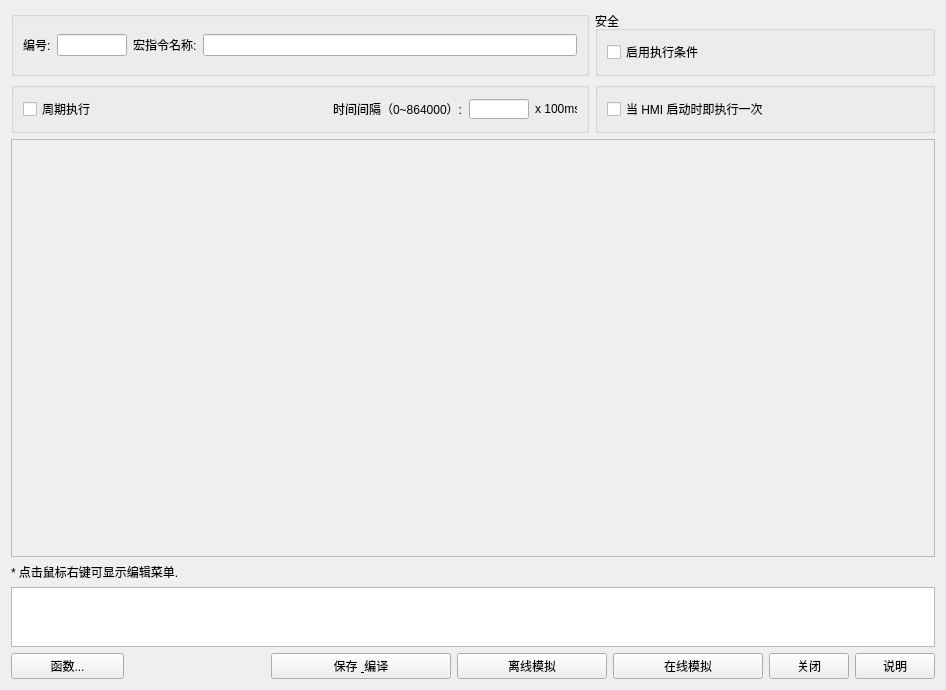
<?xml version="1.0" encoding="UTF-8"?>
<ui version="4.0">
 <class>MacroEditor</class>
 <widget class="QWidget" name="MacroEditor">
  <property name="geometry">
   <rect>
    <x>0</x>
    <y>0</y>
    <width>946</width>
    <height>690</height>
   </rect>
  </property>
  <property name="windowTitle">
   <string>编辑器</string>
  </property>
  <layout class="QVBoxLayout" name="verticalLayout">
   <item>
    <layout class="QHBoxLayout" name="horizontalLayout_6">
     <item>
      <widget class="QGroupBox" name="groupBox">
       <property name="sizePolicy">
        <sizepolicy hsizetype="Preferred" vsizetype="Preferred">
         <horstretch>0</horstretch>
         <verstretch>0</verstretch>
        </sizepolicy>
       </property>
       <property name="minimumSize">
        <size>
         <width>0</width>
         <height>0</height>
        </size>
       </property>
       <property name="title">
        <string/>
       </property>
       <layout class="QHBoxLayout" name="horizontalLayout">
        <item>
         <widget class="QLabel" name="label">
          <property name="text">
           <string>编号:</string>
          </property>
         </widget>
        </item>
        <item>
         <widget class="QLineEdit" name="macro_index_edit">
          <property name="sizePolicy">
           <sizepolicy hsizetype="Fixed" vsizetype="Fixed">
            <horstretch>0</horstretch>
            <verstretch>0</verstretch>
           </sizepolicy>
          </property>
          <property name="minimumSize">
           <size>
            <width>70</width>
            <height>0</height>
           </size>
          </property>
          <property name="maximumSize">
           <size>
            <width>70</width>
            <height>16777215</height>
           </size>
          </property>
         </widget>
        </item>
        <item>
         <widget class="QLabel" name="label_2">
          <property name="text">
           <string>宏指令名称:</string>
          </property>
         </widget>
        </item>
        <item>
         <widget class="QLineEdit" name="macro_name_edit"/>
        </item>
       </layout>
      </widget>
     </item>
     <item>
      <widget class="QGroupBox" name="groupBox_3">
       <property name="sizePolicy">
        <sizepolicy hsizetype="Fixed" vsizetype="Fixed">
         <horstretch>0</horstretch>
         <verstretch>0</verstretch>
        </sizepolicy>
       </property>
       <property name="minimumSize">
        <size>
         <width>340</width>
         <height>35</height>
        </size>
       </property>
       <property name="title">
        <string>安全</string>
       </property>
       <layout class="QHBoxLayout" name="horizontalLayout_2">
        <item>
         <widget class="QCheckBox" name="macro_enable_checkbox">
          <property name="text">
           <string>启用执行条件</string>
          </property>
         </widget>
        </item>
       </layout>
      </widget>
     </item>
    </layout>
   </item>
   <item>
    <layout class="QHBoxLayout" name="horizontalLayout_7">
     <item>
      <widget class="QGroupBox" name="groupBox_2">
       <property name="title">
        <string/>
       </property>
       <layout class="QHBoxLayout" name="horizontalLayout_4">
        <item>
         <widget class="QCheckBox" name="macro_enable_cycle_checkbox">
          <property name="text">
           <string>周期执行</string>
          </property>
         </widget>
        </item>
        <item>
         <widget class="QLabel" name="macro_cycle_prefix_lab">
          <property name="sizePolicy">
           <sizepolicy hsizetype="Fixed" vsizetype="Preferred">
            <horstretch>0</horstretch>
            <verstretch>0</verstretch>
           </sizepolicy>
          </property>
          <property name="minimumSize">
           <size>
            <width>130</width>
            <height>0</height>
           </size>
          </property>
          <property name="text">
           <string>时间间隔（0~864000）:</string>
          </property>
         </widget>
        </item>
        <item>
         <widget class="QLineEdit" name="macro_cycle_interval_edit">
          <property name="sizePolicy">
           <sizepolicy hsizetype="Fixed" vsizetype="Fixed">
            <horstretch>0</horstretch>
            <verstretch>0</verstretch>
           </sizepolicy>
          </property>
          <property name="minimumSize">
           <size>
            <width>60</width>
            <height>20</height>
           </size>
          </property>
          <property name="maximumSize">
           <size>
            <width>60</width>
            <height>20</height>
           </size>
          </property>
         </widget>
        </item>
        <item>
         <widget class="QLabel" name="macro_cycle_suffix_lab">
          <property name="sizePolicy">
           <sizepolicy hsizetype="Fixed" vsizetype="Preferred">
            <horstretch>0</horstretch>
            <verstretch>0</verstretch>
           </sizepolicy>
          </property>
          <property name="minimumSize">
           <size>
            <width>42</width>
            <height>0</height>
           </size>
          </property>
          <property name="maximumSize">
           <size>
            <width>42</width>
            <height>16777215</height>
           </size>
          </property>
          <property name="text">
           <string>x 100ms</string>
          </property>
         </widget>
        </item>
       </layout>
      </widget>
     </item>
     <item>
      <widget class="QGroupBox" name="groupBox_4">
       <property name="sizePolicy">
        <sizepolicy hsizetype="Fixed" vsizetype="Fixed">
         <horstretch>0</horstretch>
         <verstretch>0</verstretch>
        </sizepolicy>
       </property>
       <property name="minimumSize">
        <size>
         <width>340</width>
         <height>35</height>
        </size>
       </property>
       <property name="title">
        <string/>
       </property>
       <layout class="QHBoxLayout" name="horizontalLayout_3">
        <item>
         <widget class="QCheckBox" name="macro_execute_starting_checkbox">
          <property name="text">
           <string>当 HMI 启动时即执行一次</string>
          </property>
         </widget>
        </item>
       </layout>
      </widget>
     </item>
    </layout>
   </item>
   <item>
    <widget class="QFrame" name="macro_content_frame">
     <property name="sizePolicy">
      <sizepolicy hsizetype="Expanding" vsizetype="Expanding">
       <horstretch>0</horstretch>
       <verstretch>0</verstretch>
      </sizepolicy>
     </property>
     <property name="frameShape">
      <enum>QFrame::StyledPanel</enum>
     </property>
     <property name="frameShadow">
      <enum>QFrame::Raised</enum>
     </property>
    </widget>
   </item>
   <item>
    <widget class="QLabel" name="label_3">
     <property name="text">
      <string>* 点击鼠标右键可显示编辑菜单.</string>
     </property>
    </widget>
   </item>
   <item>
    <widget class="QTextEdit" name="macro_complie_result_edit">
     <property name="sizePolicy">
      <sizepolicy hsizetype="Preferred" vsizetype="Fixed">
       <horstretch>0</horstretch>
       <verstretch>0</verstretch>
      </sizepolicy>
     </property>
     <property name="minimumSize">
      <size>
       <width>0</width>
       <height>60</height>
      </size>
     </property>
     <property name="maximumSize">
      <size>
       <width>16777215</width>
       <height>60</height>
      </size>
     </property>
    </widget>
   </item>
   <item>
    <layout class="QHBoxLayout" name="horizontalLayout_5">
     <item>
      <widget class="QPushButton" name="macro_functions_button">
       <property name="sizePolicy">
        <sizepolicy hsizetype="Fixed" vsizetype="Fixed">
         <horstretch>0</horstretch>
         <verstretch>0</verstretch>
        </sizepolicy>
       </property>
       <property name="minimumSize">
        <size>
         <width>113</width>
         <height>0</height>
        </size>
       </property>
       <property name="text">
        <string>函数...</string>
       </property>
      </widget>
     </item>
     <item>
      <spacer name="horizontalSpacer">
       <property name="orientation">
        <enum>Qt::Horizontal</enum>
       </property>
       <property name="sizeHint" stdset="0">
        <size>
         <width>40</width>
         <height>20</height>
        </size>
       </property>
      </spacer>
     </item>
     <item>
      <widget class="QPushButton" name="macro_save_complie_button">
       <property name="sizePolicy">
        <sizepolicy hsizetype="Fixed" vsizetype="Fixed">
         <horstretch>0</horstretch>
         <verstretch>0</verstretch>
        </sizepolicy>
       </property>
       <property name="minimumSize">
        <size>
         <width>180</width>
         <height>0</height>
        </size>
       </property>
       <property name="text">
        <string>保存 &amp; 编译</string>
       </property>
      </widget>
     </item>
     <item>
      <widget class="QPushButton" name="pushButton_3">
       <property name="sizePolicy">
        <sizepolicy hsizetype="Fixed" vsizetype="Fixed">
         <horstretch>0</horstretch>
         <verstretch>0</verstretch>
        </sizepolicy>
       </property>
       <property name="minimumSize">
        <size>
         <width>150</width>
         <height>0</height>
        </size>
       </property>
       <property name="text">
        <string>离线模拟</string>
       </property>
      </widget>
     </item>
     <item>
      <widget class="QPushButton" name="pushButton_4">
       <property name="sizePolicy">
        <sizepolicy hsizetype="Fixed" vsizetype="Fixed">
         <horstretch>0</horstretch>
         <verstretch>0</verstretch>
        </sizepolicy>
       </property>
       <property name="minimumSize">
        <size>
         <width>150</width>
         <height>0</height>
        </size>
       </property>
       <property name="text">
        <string>在线模拟</string>
       </property>
      </widget>
     </item>
     <item>
      <widget class="QPushButton" name="macro_edit_close_button">
       <property name="sizePolicy">
        <sizepolicy hsizetype="Fixed" vsizetype="Fixed">
         <horstretch>0</horstretch>
         <verstretch>0</verstretch>
        </sizepolicy>
       </property>
       <property name="minimumSize">
        <size>
         <width>80</width>
         <height>0</height>
        </size>
       </property>
       <property name="text">
        <string>关闭</string>
       </property>
      </widget>
     </item>
     <item>
      <widget class="QPushButton" name="macro_introdution_button">
       <property name="sizePolicy">
        <sizepolicy hsizetype="Fixed" vsizetype="Fixed">
         <horstretch>0</horstretch>
         <verstretch>0</verstretch>
        </sizepolicy>
       </property>
       <property name="minimumSize">
        <size>
         <width>80</width>
         <height>0</height>
        </size>
       </property>
       <property name="text">
        <string>说明</string>
       </property>
      </widget>
     </item>
    </layout>
   </item>
  </layout>
 </widget>
 <resources/>
 <connections/>
</ui>
